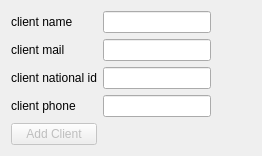
          <widget class="QWidget" name="tab_15">
           <attribute name="title">
            <string>Add Client</string>
           </attribute>
           <layout class="QGridLayout" name="gridLayout_13">
            <item row="5" column="0">
             <widget class="QPushButton" name="pushButton_43">
              <property name="enabled">
               <bool>false</bool>
              </property>
              <property name="text">
               <string>Add Client</string>
              </property>
             </widget>
            </item>
            <item row="5" column="4">
             <spacer name="horizontalSpacer_13">
              <property name="orientation">
               <enum>Qt::Horizontal</enum>
              </property>
              <property name="sizeHint" stdset="0">
               <size>
                <width>40</width>
                <height>20</height>
               </size>
              </property>
             </spacer>
            </item>
            <item row="1" column="0">
             <widget class="QLabel" name="label_94">
              <property name="text">
               <string>client mail</string>
              </property>
             </widget>
            </item>
            <item row="0" column="1">
             <widget class="QLineEdit" name="lineEdit_73"/>
            </item>
            <item row="0" column="0">
             <widget class="QLabel" name="label_93">
              <property name="text">
               <string>client name</string>
              </property>
             </widget>
            </item>
            <item row="1" column="1">
             <widget class="QLineEdit" name="lineEdit_74"/>
            </item>
            <item row="3" column="1">
             <widget class="QLineEdit" name="lineEdit_75"/>
            </item>
            <item row="3" column="0">
             <widget class="QLabel" name="label_95">
              <property name="text">
               <string>client phone</string>
              </property>
             </widget>
            </item>
            <item row="2" column="1">
             <widget class="QLineEdit" name="lineEdit_76"/>
            </item>
            <item row="2" column="0">
             <widget class="QLabel" name="label_96">
              <property name="sizePolicy">
               <sizepolicy hsizetype="Preferred" vsizetype="Maximum">
                <horstretch>0</horstretch>
                <verstretch>0</verstretch>
               </sizepolicy>
              </property>
              <property name="text">
               <string>client national id</string>
              </property>
             </widget>
            </item>
           </layout>
          </widget>
